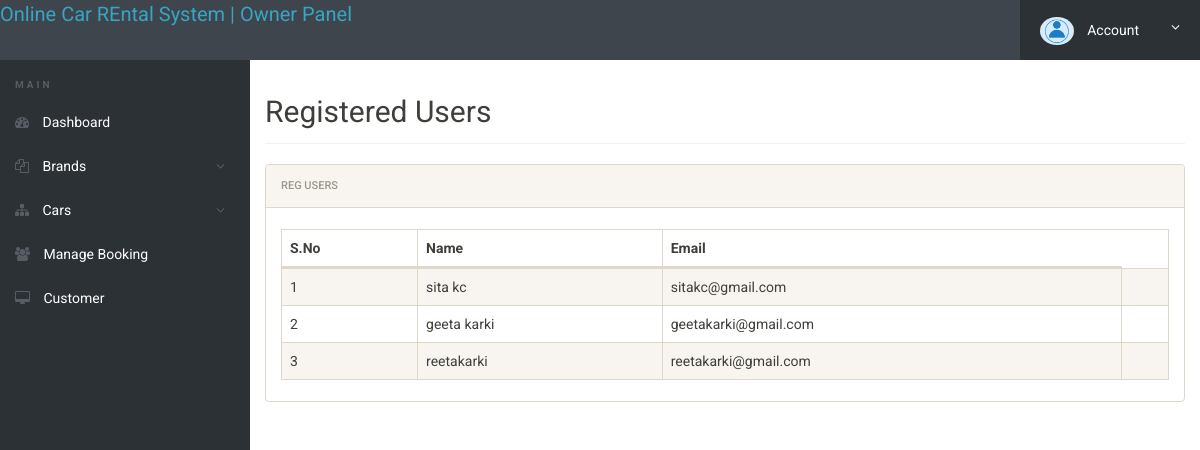
Screenshot of /OnlineCarRent/admin/reg-users.php (signed in) with the database file from the repository.
### tables this page shows
CREATE TABLE `users` (
  `id` int(11) NOT NULL,
  `username` varchar(100) NOT NULL,
  `email` varchar(200) NOT NULL,
  `password` varchar(100) NOT NULL
);

### OnlineCarRent/admin/reg-users.php (the view, shortened to what this page needs)
<?php
include('includes/config.php');
if (strlen($_SESSION['alogin']) == 0) {
	header('location:index.php');
} else {
	?>
	<!doctype html>
	<html lang="en" class="no-js">
	<head>
		<link rel="stylesheet" href="css/font-awesome.min.css">
		<link rel="stylesheet" href="css/bootstrap.min.css">
		<link rel="stylesheet" href="css/dataTables.bootstrap.min.css">
		<link rel="stylesheet" href="css/bootstrap-social.css">
		<link rel="stylesheet" href="css/bootstrap-select.css">
		<link rel="stylesheet" href="css/fileinput.min.css">
		<link rel="stylesheet" href="css/awesome-bootstrap-checkbox.css">
		<link rel="stylesheet" href="css/style.css">
	</head>
	<body>
		<?php include('includes/header.php'); ?>
		<div class="ts-main-content">
			<?php include('includes/leftbar.php'); ?>
			<div class="content-wrapper">
				<div class="container-fluid">
					<div class="row">
						<div class="col-md-12">
							<h2 class="page-title">Registered Users</h2>
							<div class="panel panel-default">
								<div class="panel-heading">Reg Users</div>
								<div class="panel-body">
									<table id="zctb" class="display table table-striped table-bordered table-hover"
										cellspacing="0" width="100%">
										<thead>
											<tr>
												<th>S.No</th>
												<th> Name</th>
												<th>Email </th>
											</tr>
										</thead>
										<tbody>
											<?php $sql = "SELECT * from  users ";
											$query = $dbh->prepare($sql);
											$query->execute();
											$results = $query->fetchAll(PDO::FETCH_OBJ);
											$cnt = 1;
											if ($query->rowCount() > 0) {
												foreach ($results as $result) { ?>
													<tr>
														<td>
															<?php echo htmlentities($cnt); ?>
														</td>
														<td>
															<?php echo htmlentities($result->username); ?>
														</td>
														<td>
															<?php echo htmlentities($result->email); ?>
														</td>
														<td>
														</td>
													</tr>
													<?php $cnt = $cnt + 1;
												}
											} ?>
										</tbody>
									</table>
								</div>
							</div>
						</div>
					</div>
				</div>
			</div>
		</div>
	</body>
	</html>
<?php } ?>

### OnlineCarRent/admin/css/style.css (style rules this page uses)
html { font-size: 14px; }
@media only screen and (min-width: 480px) { html { font-size: 17px; } }
@media only screen and (min-width: 768px) { html { font-size: 14px; } }
body { font-size: 1em; }
.panel { overflow: hidden; }
.page-title { padding-bottom: 15px; margin-bottom: 20px; border-bottom: 1px solid #f0f0f0; }
.ts-main-content .content-wrapper { padding-top: 15px; margin-top: 60px; }
@media only screen and (min-width: 992px) { .ts-main-content .content-wrapper { margin-left: 250px; } }

### rows the page displays
users: username "sita kc", email "sitakc@gmail.com"
users: username "geeta karki", email "geetakarki@gmail.com"
users: username "reetakarki", email "reetakarki@gmail.com"
